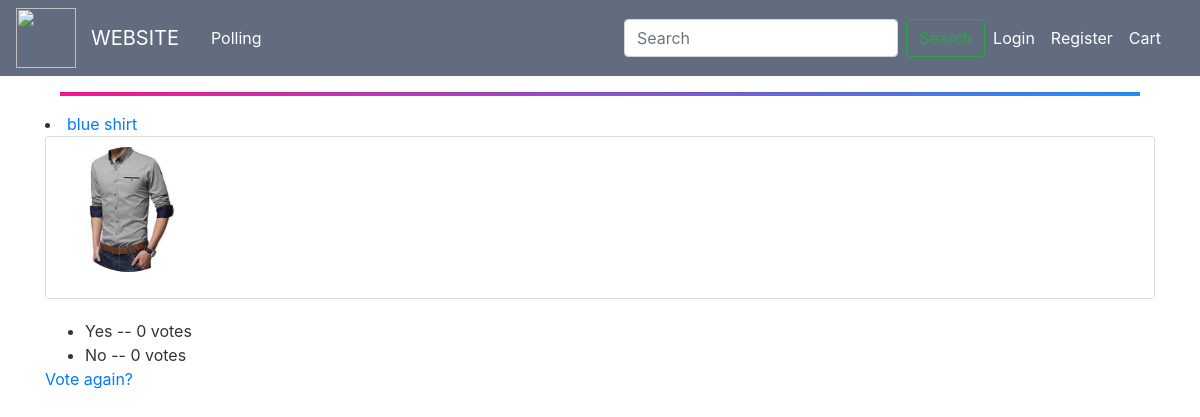
Page /polls/3/results/ on the earlier database version.
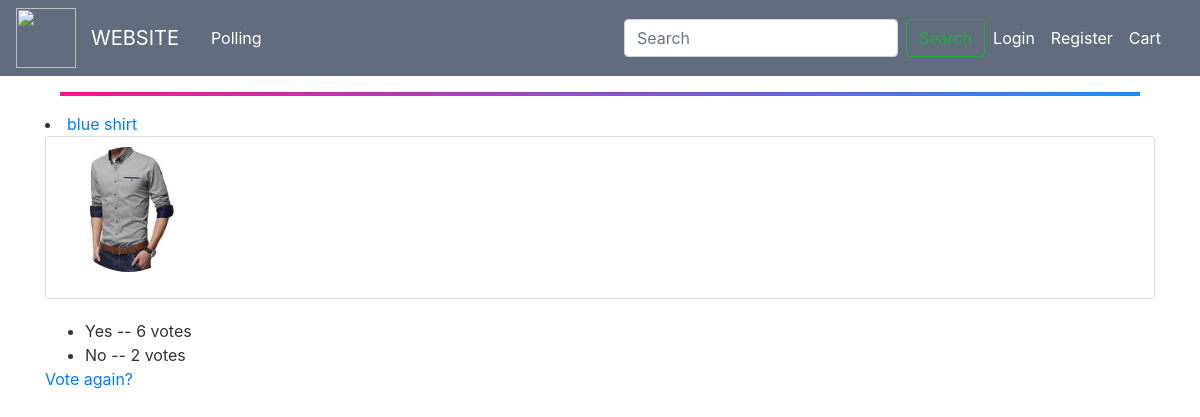
Same page on the later database version.
### polls/models.py (models this page shows, shortened)
class Choice(models.Model):
    question = models.ForeignKey(Question, on_delete=models.CASCADE)
    choice_text = models.CharField(max_length=200)
    votes = models.IntegerField(default=0)

### polls/views.py (the view)
# urls.py: path('<int:pk>/results/', views.ResultsView.as_view(), name='results'),
class ResultsView(generic.DetailView):
    model = Question
    template_name = 'polls/results.html'

### polls/templates/polls/results.html
{% extends "blog/base.html" %}
{% block content %}
          <div class="container">
                         <li><a href="{% url 'polls:detail' question.id %}">{{ question.question_text }}</a></li>
                    <div class="content-section">
                      <div class="media">
                        <img class="rounded-circle account-img" src="{{ question.image.url }}">
                      </div>
                        </div>
                               <ul>
                    {% for choice in question.choice_set.all %}
                        <li>{{ choice.choice_text }} -- {{ choice.votes }} vote{{ choice.votes|pluralize }}</li>
                    {% endfor %}
                    </ul>
                         <a href="{% url 'polls:index'%}">Vote again?</a>
                </div>
{% endblock %}

Differences in the rows shown:
changed Choice "Yes": votes "0" → "6"
changed Choice "No": votes "0" → "2"
